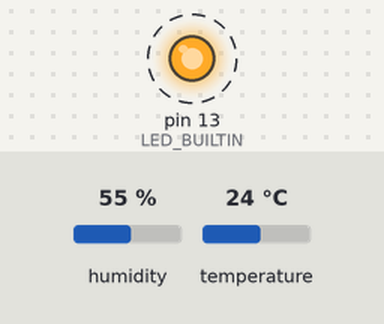
Bench run of a sketch on a simulated Arduino Uno, built with avr-gcc and run on an emulated ATmega328P. Shown: output pins drawn as LEDs (lit = HIGH). Dashed ring = blinking. The inputs (shaded band) are chosen by the test bench; at power-on: humidity 55 %, temperature 24 °C. What the sketch prints to the serial monitor is not drawn.

Above: at 0.5 s.
Timing chart, 0 to 4.7 s (numbered marks = the images above):
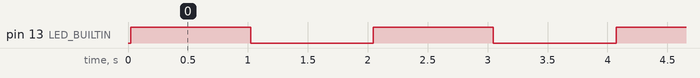

Measured:
- by itself, pin 13 (LED_BUILTIN): alternates HIGH for 1.0 s and LOW for 1.0 s

The sketch:

logic-analyzer-signal.ino
```cpp
#include "DHT.h"

#define DHTPIN 7
#define DHTTYPE DHT11

DHT dht(DHTPIN, DHTTYPE);

void setup() {
  pinMode(LED_BUILTIN, OUTPUT);

  Serial.begin(9600);
  Serial.println("Start DHT11");

  dht.begin();
}

void loop() {
  float t = dht.readTemperature();

  if (isnan(t)) {
    Serial.println("Failed to read from DHT sensor!");
    return;
  }

  digitalWrite(LED_BUILTIN, HIGH);
  delay(1000);

  digitalWrite(LED_BUILTIN, LOW);
  delay(1000);

  Serial.println(t);
}
```
